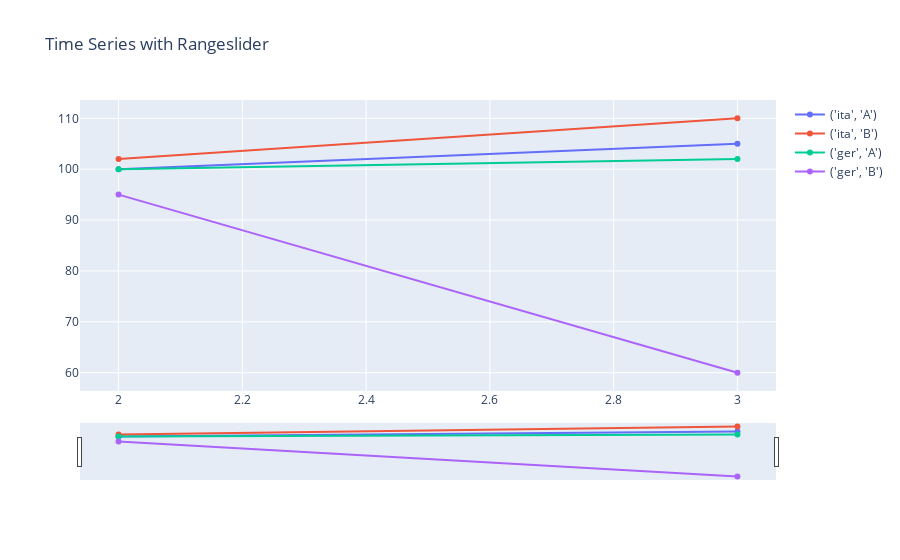

Notebook source saved alongside this figure:
### Code cell
df2 = pd.DataFrame(np.array([['ita', "2", 100, 102],['ita', "3", 105, 110], ['ger', "2", 100, 95], ['ger', "3", 102, 60]]),
                    columns=['Area', 'Year', 'A', 'B'])
df2 = compare_different_country(df2, country=["ita","ger"], feature=["A","B"], plot=True)

### Figure 1 — Plotly figure (JSON) as saved in the notebook; plotly's stock layout.template omitted (floating-point values rounded to 4 significant figures)
{"data": [{"name": "('ita', 'A')", "type": "scatter", "x": ["2", "3"], "y": ["100", "105"]}, {"name": "('ita', 'B')", "type": "scatter", "x": ["2", "3"], "y": ["102", "110"]}, {"name": "('ger', 'A')", "type": "scatter", "x": ["2", "3"], "y": ["100", "102"]}, {"name": "('ger', 'B')", "type": "scatter", "x": ["2", "3"], "y": ["95", "60"]}], "layout": {"title": {"text": "Time Series with Rangeslider"}, "xaxis": {"rangeslider": {"visible": true}}}}
